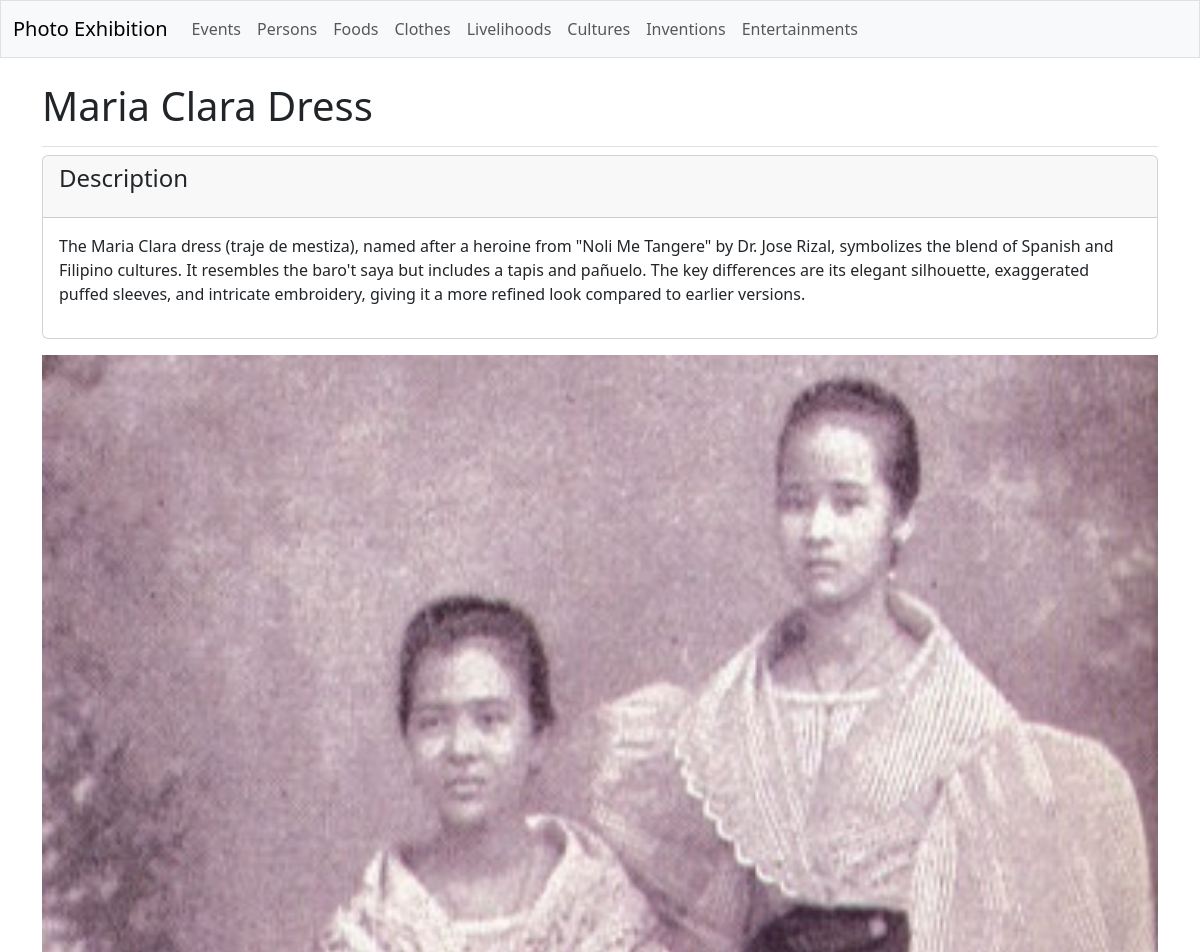
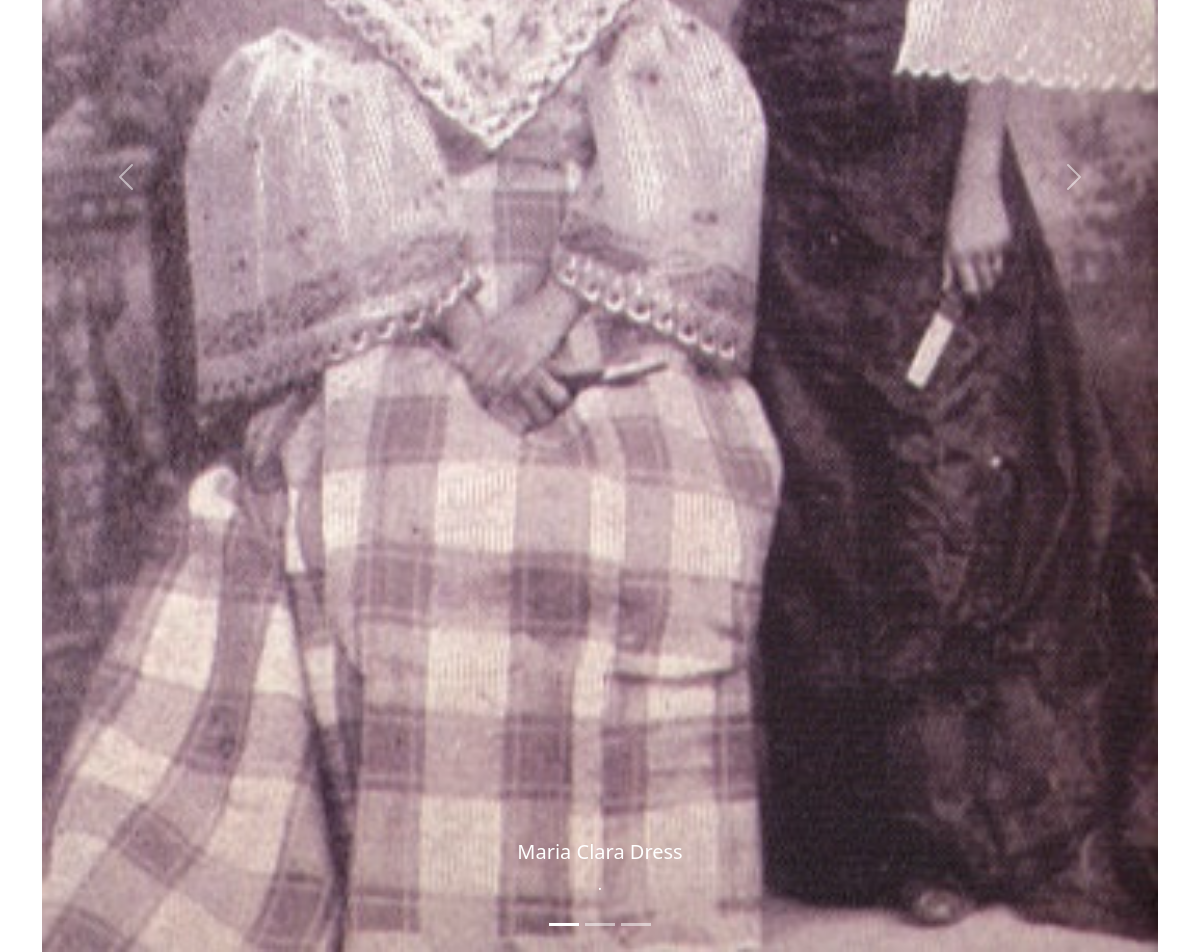
Page /galleries/clothes/1/ on the committed database (2 pictures, top to bottom).
### galleries/models.py (models this page shows, shortened)
class Clothe(models.Model):
    clothe_text = models.CharField(max_length=200)

class ClotheDetail(models.Model):
    clothe = models.ForeignKey(Clothe, on_delete=models.CASCADE)
    clothe_subtext = models.TextField()

class ClotheImage(models.Model):
    clothe = models.ForeignKey(Clothe, on_delete=models.CASCADE)
    image = models.ImageField(upload_to='clothes/')
    title = models.CharField(max_length=150)
    sub_title = models.CharField(max_length=100)

### galleries/views.py (the view)
# urls.py: path('clothes/<int:clothe_id>/', views.clothe_detail, name='clothe_detail'),
def clothe_detail(request, clothe_id):
    clothe = Clothe.objects.get(id=clothe_id)
    images = ClotheImage.objects.filter(clothe=clothe)
    clothe_details = clothe.clothedetail_set.all()
    context = {'clothe': clothe, 'clothe_details': clothe_details, 'images': images}
    return render(request, 'galleries/clothe_detail.html', context)

### galleries/templates/galleries/clothe_detail.html (shortened to what this page needs)
{% extends 'galleries/base.html' %}
{% block page_header %}
  <h1>{{ clothe.clothe_text }}</h1>
{% endblock page_header %}
{% block content %}
  {% for clothe_detail in clothe_details %}
    <div class="card mb-3">
      <h4 class="card-header">
        <p>Description</p>
      </h4>
      <div class="card-body">{{ clothe_detail.clothe_subtext|linebreaks }}</div>
    </div>
  {% empty %}
    <p>There are no details for this clothe yet.</p>
  {% endfor %}
  <div id="carouselExampleCaptions" class="carousel slide">
    <div class="carousel-indicators">
      <button type="button" data-bs-target="#carouselExampleCaptions" data-bs-slide-to="0" class="active" aria-current="true" aria-label="Slide 1"></button>
      <button type="button" data-bs-target="#carouselExampleCaptions" data-bs-slide-to="1" aria-label="Slide 2"></button>
      <button type="button" data-bs-target="#carouselExampleCaptions" data-bs-slide-to="2" aria-label="Slide 3"></button>
    </div>
    <div class="carousel-inner">
      {% for image in images %}
        <div class="carousel-item {% if forloop.counter0 == 0 %}active{% endif %}">
          <img src="{{ image.image.url }}" class="d-block w-100" alt="...">
          <div class="carousel-caption d-none d-md-block">
            <h5>{{ image.title }}</h5>
            <p>{{ image.sub_title }}</p>
          </div>
        </div>
      {% endfor %}
    </div>
    <button class="carousel-control-prev" type="button" data-bs-target="#carouselExampleCaptions" data-bs-slide="prev">
      <span class="carousel-control-prev-icon" aria-hidden="true"></span>
    </button>
    <button class="carousel-control-next" type="button" data-bs-target="#carouselExampleCaptions" data-bs-slide="next">
      <span class="carousel-control-next-icon" aria-hidden="true"></span>
    </button>
  </div>
{% endblock content %}

### rows in the picture
Clothe: clothe_text "Maria Clara Dress"
ClotheDetail: clothe_subtext "The Maria Clara dress (traje de mestiza), named after a heroine from \"Noli Me Tangere\" by Dr. Jose Rizal, symbolizes the blend of Spanish and Filipino cultures. It resembles the baro't saya but includes a tapis and pañuelo. The key differences are its elegant silhouette, exaggerated puffed sleeves, and intricate embroidery, giving it a more refined look compared to earlier versions."
ClotheImage: image (picture), title "Maria Clara Dress", sub_title "."
